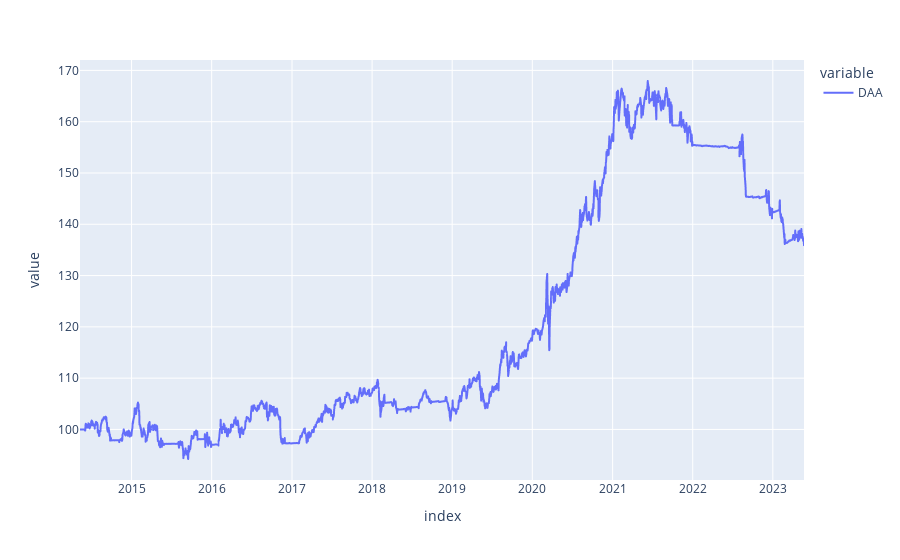

The cell this chart's notebook holds for it:
### Code cell
RMTEST = bt.Strategy('DAA',
    algos = [bt.algos.RunMonthly(run_on_first_date = False, run_on_end_of_period=True, run_on_last_date=True),
                # bt.algos.PrintInfo('{name}:{now}. Value:{_value:0.0f}, Price:{_price:0.4f}'),
                # bt.algos.SelectAll(),
                bt.algos.SelectWhere(df_stat),
                bt.algos.WeighTarget(df_weights),
                # bt.algos.PrintTempData(),
                bt.algos.Rebalance()
            ],
)

t = bt.Backtest(RMTEST, df[['SPY', 'IWM', 'QQQ', 'VGK', 'EWJ', 'VWO', 'VNQ', 'GSG', 'GLD', 'TLT', 'HYG', 'LQD', 'SHV', 'IEF', 'UST']])
report = bt.run(t)
report.prices.plot()

### Figure 1 — Plotly figure (JSON) as saved in the notebook; plotly's stock layout.template omitted (floating-point values rounded to 4 significant figures; data arrays with more than 128 entries replaced by an {"elided": "..."} marker saying what was removed)
{"data": [{"hovertemplate": "variable=DAA<br>index=%{x}<br>value=%{y}<extra></extra>", "legendgroup": "DAA", "line": {"color": "#636efa", "dash": "solid"}, "marker": {"symbol": "circle"}, "mode": "lines", "name": "DAA", "showlegend": true, "type": "scattergl", "x": {"elided": "2274 str values"}, "xaxis": "x", "y": {"elided": "2274 float values"}, "yaxis": "y"}], "layout": {"autosize": true, "legend": {"title": {"text": "variable"}, "tracegroupgap": 0}, "margin": {"t": 60}, "xaxis": {"anchor": "y", "autorange": true, "domain": [0, 1], "range": ["2014-05-11", "2023-05-23"], "title": {"text": "index"}, "type": "date"}, "yaxis": {"anchor": "x", "autorange": true, "domain": [0, 1], "range": [90.15, 172.0], "title": {"text": "value"}, "type": "linear"}}}
